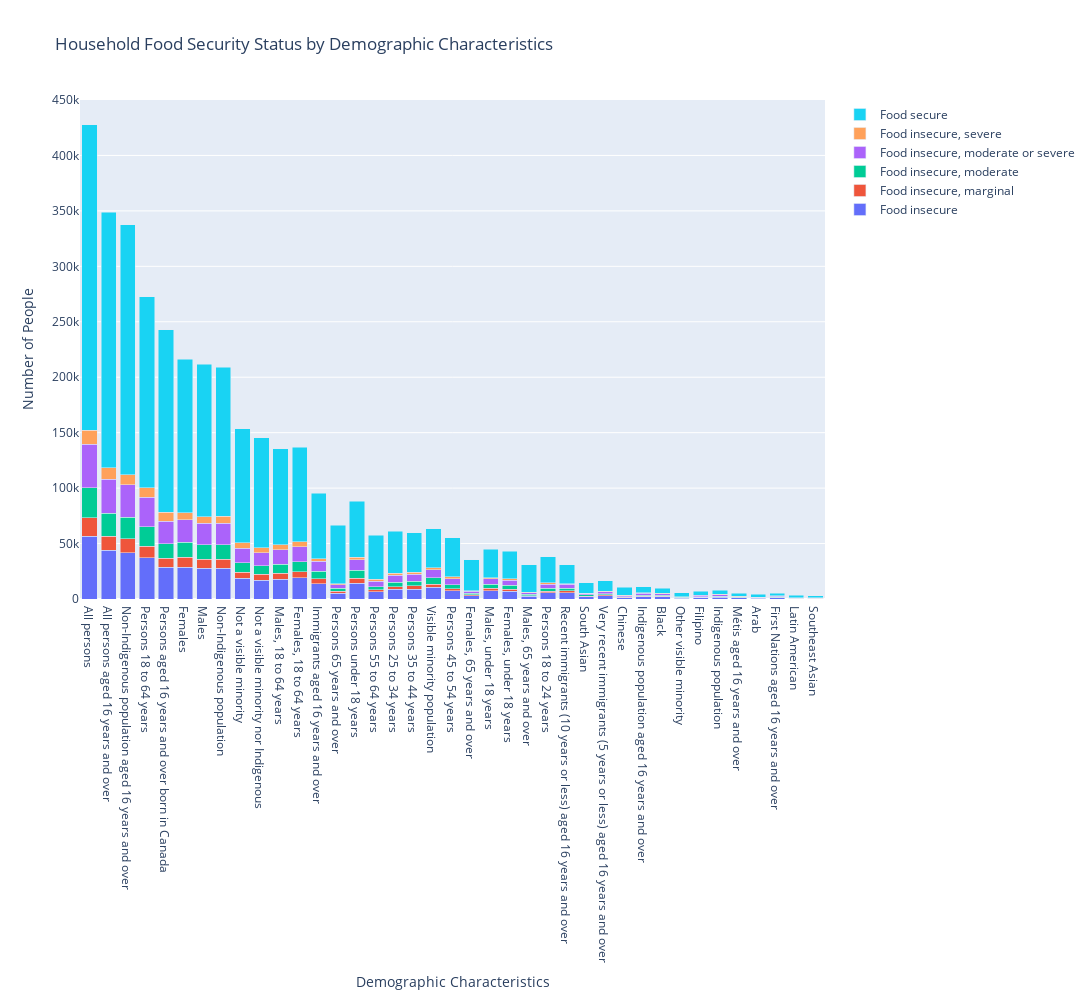

The code cell stored with this chart in its notebook:
### Code cell
x_labels = security_status_grp.index.tolist()
categories = security_status_grp.columns
y_values = [security_status_grp[category].tolist() for category in categories]

fig = go.Figure()
for i, category in enumerate(categories):
    fig.add_trace(go.Bar(x=x_labels, y=y_values[i], name=category))

fig.update_layout(
    barmode='stack',
    title='Household Food Security Status by Ethnicity',
    xaxis_title='Demographic Characteristics',
    yaxis_title='Number of People',
    width=2000,
    height=1000
)

fig.write_json('security_status_grp.json')
    
fig.show()

### Figure 1 — Plotly figure (JSON) as saved in the notebook; plotly's stock layout.template omitted (floating-point values rounded to 4 significant figures)
{"data": [{"name": "Food insecure", "type": "bar", "x": ["All persons", "All persons aged 16 years and over", "Non-Indigenous population aged 16 years and over", "Persons 18 to 64 years", "Persons aged 16 years and over born in Canada", "Females", "Males", "Non-Indigenous population", "Not a visible minority", "Not a visible minority nor Indigenous", "Males, 18 to 64 years", "Females, 18 to 64 years", "Immigrants aged 16 years and over", "Persons 65 years and over", "Persons under 18 years", "Persons 55 to 64 years", "Persons 25 to 34 years", "Persons 35 to 44 years", "Visible minority population", "Persons 45 to 54 years", "Females, 65 years and over", "Males, under 18 years", "Females, under 18 years", "Males, 65 years and over", "Persons 18 to 24 years", "Recent immigrants (10 years or less) aged 16 years and over", "South Asian", "Very recent immigrants (5 years or less) aged 16 years and over", "Chinese", "Indigenous population aged 16 years and over", "Black", "Other visible minority", "Filipino", "Indigenous population", "Métis aged 16 years and over", "Arab", "First Nations aged 16 years and over", "Latin American", "Southeast Asian"], "y": [56380, 43763, 41603, 37053, 28699, 28802, 27578, 27544, 18710, 17086, 17949, 19103, 13633, 5215, 14113, 6531, 8633, 9000, 10430, 7394, 2857, 7273, 6840, 2347, 5489, 5484, 2079, 2872, 1332, 2136, 1995, 872, 1372, 1617, 927, 808, 1059, 565, 445]}, {"name": "Food insecure, marginal", "type": "bar", "x": ["All persons", "All persons aged 16 years and over", "Non-Indigenous population aged 16 years and over", "Persons 18 to 64 years", "Persons aged 16 years and over born in Canada", "Females", "Males", "Non-Indigenous population", "Not a visible minority", "Not a visible minority nor Indigenous", "Males, 18 to 64 years", "Females, 18 to 64 years", "Immigrants aged 16 years and over", "Persons 65 years and over", "Persons under 18 years", "Persons 55 to 64 years", "Persons 25 to 34 years", "Persons 35 to 44 years", "Visible minority population", "Persons 45 to 54 years", "Females, 65 years and over", "Males, under 18 years", "Females, under 18 years", "Males, 65 years and over", "Persons 18 to 24 years", "Recent immigrants (10 years or less) aged 16 years and over", "South Asian", "Very recent immigrants (5 years or less) aged 16 years and over", "Chinese", "Indigenous population aged 16 years and over", "Black", "Other visible minority", "Filipino", "Indigenous population", "Métis aged 16 years and over", "Arab", "First Nations aged 16 years and over", "Latin American", "Southeast Asian"], "y": [17021, 12982, 12534, 10614, 8021, 8680, 8338, 8191, 5417, 5058, 5112, 5499, 4436, 1893, 4502, 1758, 2363, 2783, 3089, 2028, 990, 2329, 2121, 805, 1411, 1736, 462, 766, 327, 349, 383, 194, 255, 278, 132, 247, 115, 70, 25]}, {"name": "Food insecure, moderate", "type": "bar", "x": ["All persons", "All persons aged 16 years and over", "Non-Indigenous population aged 16 years and over", "Persons 18 to 64 years", "Persons aged 16 years and over born in Canada", "Females", "Males", "Non-Indigenous population", "Not a visible minority", "Not a visible minority nor Indigenous", "Males, 18 to 64 years", "Females, 18 to 64 years", "Immigrants aged 16 years and over", "Persons 65 years and over", "Persons under 18 years", "Persons 55 to 64 years", "Persons 25 to 34 years", "Persons 35 to 44 years", "Visible minority population", "Persons 45 to 54 years", "Females, 65 years and over", "Males, under 18 years", "Females, under 18 years", "Males, 65 years and over", "Persons 18 to 24 years", "Recent immigrants (10 years or less) aged 16 years and over", "South Asian", "Very recent immigrants (5 years or less) aged 16 years and over", "Chinese", "Indigenous population aged 16 years and over", "Black", "Other visible minority", "Filipino", "Indigenous population", "Métis aged 16 years and over", "Arab", "First Nations aged 16 years and over", "Latin American", "Southeast Asian"], "y": [26952, 20598, 19611, 17450, 12921, 13854, 13094, 13251, 8473, 7726, 8380, 9064, 6917, 2400, 7106, 2985, 4073, 4251, 5487, 3488, 1309, 3648, 3446, 1025, 2599, 2689, 1127, 1260, 600, 947, 894, 433, 605, 716, 317, 281, 463, 233, 184]}, {"name": "Food insecure, moderate or severe", "type": "bar", "x": ["All persons", "All persons aged 16 years and over", "Non-Indigenous population aged 16 years and over", "Persons 18 to 64 years", "Persons aged 16 years and over born in Canada", "Females", "Males", "Non-Indigenous population", "Not a visible minority", "Not a visible minority nor Indigenous", "Males, 18 to 64 years", "Females, 18 to 64 years", "Immigrants aged 16 years and over", "Persons 65 years and over", "Persons under 18 years", "Persons 55 to 64 years", "Persons 25 to 34 years", "Persons 35 to 44 years", "Visible minority population", "Persons 45 to 54 years", "Females, 65 years and over", "Males, under 18 years", "Females, under 18 years", "Males, 65 years and over", "Persons 18 to 24 years", "Recent immigrants (10 years or less) aged 16 years and over", "South Asian", "Very recent immigrants (5 years or less) aged 16 years and over", "Chinese", "Indigenous population aged 16 years and over", "Black", "Other visible minority", "Filipino", "Indigenous population", "Métis aged 16 years and over", "Arab", "First Nations aged 16 years and over", "Latin American", "Southeast Asian"], "y": [39362, 30783, 29067, 26444, 20680, 20125, 19241, 19354, 13288, 12031, 12843, 13602, 9115, 3314, 9605, 4735, 6247, 6199, 7277, 5349, 1823, 4915, 4692, 1470, 3896, 3538, 1444, 1746, 875, 1662, 1450, 580, 933, 1249, 703, 408, 838, 347, 247]}, {"name": "Food insecure, severe", "type": "bar", "x": ["All persons", "All persons aged 16 years and over", "Non-Indigenous population aged 16 years and over", "Persons 18 to 64 years", "Persons aged 16 years and over born in Canada", "Females", "Males", "Non-Indigenous population", "Not a visible minority", "Not a visible minority nor Indigenous", "Males, 18 to 64 years", "Females, 18 to 64 years", "Immigrants aged 16 years and over", "Persons 65 years and over", "Persons under 18 years", "Persons 55 to 64 years", "Persons 25 to 34 years", "Persons 35 to 44 years", "Visible minority population", "Persons 45 to 54 years", "Females, 65 years and over", "Males, under 18 years", "Females, under 18 years", "Males, 65 years and over", "Persons 18 to 24 years", "Recent immigrants (10 years or less) aged 16 years and over", "South Asian", "Very recent immigrants (5 years or less) aged 16 years and over", "Chinese", "Indigenous population aged 16 years and over", "Black", "Other visible minority", "Filipino", "Indigenous population", "Métis aged 16 years and over", "Arab", "First Nations aged 16 years and over", "Latin American", "Southeast Asian"], "y": [12412, 10191, 9460, 8994, 7761, 6270, 6146, 6100, 4815, 4301, 4443, 4539, 2059, 855, 2449, 1726, 2133, 1915, 1714, 1825, 390, 1205, 1139, 306, 1156, 455, 177, 243, 163, 666, 343, null, null, 458, 229, 42, 257, 67, 23]}, {"name": "Food secure", "type": "bar", "x": ["All persons", "All persons aged 16 years and over", "Non-Indigenous population aged 16 years and over", "Persons 18 to 64 years", "Persons aged 16 years and over born in Canada", "Females", "Males", "Non-Indigenous population", "Not a visible minority", "Not a visible minority nor Indigenous", "Males, 18 to 64 years", "Females, 18 to 64 years", "Immigrants aged 16 years and over", "Persons 65 years and over", "Persons under 18 years", "Persons 55 to 64 years", "Persons 25 to 34 years", "Persons 35 to 44 years", "Visible minority population", "Persons 45 to 54 years", "Females, 65 years and over", "Males, under 18 years", "Females, under 18 years", "Males, 65 years and over", "Persons 18 to 24 years", "Recent immigrants (10 years or less) aged 16 years and over", "South Asian", "Very recent immigrants (5 years or less) aged 16 years and over", "Chinese", "Indigenous population aged 16 years and over", "Black", "Other visible minority", "Filipino", "Indigenous population", "Métis aged 16 years and over", "Arab", "First Nations aged 16 years and over", "Latin American", "Southeast Asian"], "y": [275378, 230552, 225281, 171941, 164807, 138285, 137090, 134780, 102828, 99349, 86770, 85167, 59234, 52941, 50497, 39759, 37599, 35796, 35434, 35195, 28170, 25543, 24957, 24770, 23595, 16980, 9495, 9448, 7211, 5266, 4570, 3735, 3628, 3475, 2719, 2550, 2370, 1973, 1917]}], "layout": {"barmode": "stack", "height": 1000, "title": {"text": "Household Food Security Status by Demographic Characteristics"}, "width": 2000, "xaxis": {"title": {"text": "Demographic Characteristics"}}, "yaxis": {"title": {"text": "Number of People"}}}}
